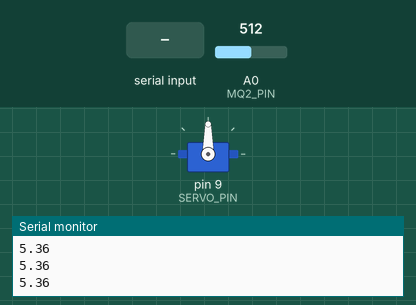
This sketch was run on a simulated Arduino Uno, built with avr-gcc and run on an emulated ATmega328P. Parts: servo, the last lines printed to the serial monitor. The test bench sets the inputs (shaded band); at power-on: A0 (MQ2_PIN) = 512.

Above: at 5.7 s.
5.8 s: "fire\n" received over Serial
At 6.29 s:
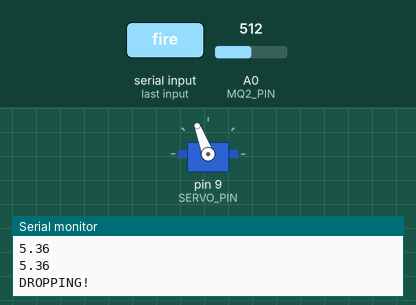
At 9.1 s:
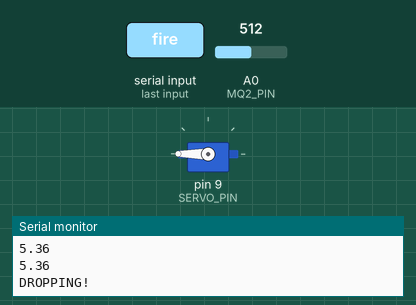
Timing chart, 0 to 16.3 s (numbered marks = the images above; inputs shaded):
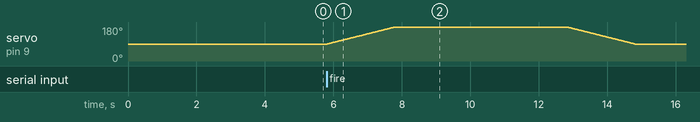

Measured:
- after the input at 5.8 s, servo on pin 9 (SERVO_PIN): rises from 90° to 180° in 2.0 s, then falls to 90° in 7.0 s

The sketch:

arduino_servo_gas.ino
```cpp
/*
 * 서보 제어 + MQ-2 가스 센서
 * Arduino Uno/Nano
 *
 * 연결:
 * - 서보 Signal → D9
 * - 서보 VCC/GND → 5V/GND (또는 외부 전원)
 * - MQ-2 VCC/GND → 5V/GND
 * - MQ-2 AOUT → A0
 *
 * 기능:
 * 1. MQ-2 가스 센서 값을 10Hz로 시리얼 전송
 * 2. 'fire' 명령 수신 시 서보 투하 동작
 */

#include <Servo.h>

// === 핀 설정 ===
const int SERVO_PIN = 9;       // 서보 모터
const int MQ2_PIN = A0;        // MQ-2 가스 센서

// === 서보 객체 ===
Servo dropServo;

// === 서보 각도 ===
const int SERVO_CLOSE = 90;    // 닫힌 상태
const int SERVO_OPEN = 180;    // 열린 상태 (투하)

// === MQ-2 설정 ===
const float VCC = 5.0;
const float RL = 10.0;         // 부하 저항 (kΩ)
float Ro = 10.0;               // 센서 베이스 저항

// === 시리얼 명령 ===
String inputString = "";
bool commandReceived = false;

// === 타이밍 ===
unsigned long lastSensorRead = 0;
const long SENSOR_INTERVAL = 100;  // 10Hz (100ms)

void setup() {
  Serial.begin(9600);

  // 서보 초기화
  dropServo.attach(SERVO_PIN);
  dropServo.write(SERVO_CLOSE);

  // MQ-2 핀 설정
  pinMode(MQ2_PIN, INPUT);

  Serial.println("Servo + MQ-2 Ready!");
  Serial.println("Commands: 'fire' = drop servo");

  // MQ-2 캘리브레이션 (간단 버전)
  delay(2000);
  Ro = calibrateSensor();
  Serial.print("MQ-2 Ro = ");
  Serial.println(Ro);
}

void loop() {
  // === 1. 시리얼 명령 처리 ===
  while (Serial.available()) {
    char inChar = (char)Serial.read();

    if (inChar == '\n' || inChar == '\r') {
      inputString.trim();

      if (inputString == "fire") {
        commandReceived = true;
      }
      inputString = "";
    } else {
      inputString += inChar;
    }
  }

  // === 2. 서보 동작 ===
  if (commandReceived) {
    Serial.println("DROPPING!");
    moveServoOnce();
    commandReceived = false;
  }

  // === 3. MQ-2 센서 읽기 (10Hz) ===
  unsigned long currentMillis = millis();
  if (currentMillis - lastSensorRead >= SENSOR_INTERVAL) {
    lastSensorRead = currentMillis;

    float ppm = readMQ2();
    Serial.println(ppm);  // ppm 값만 전송
  }
}

// === 서보 동작 함수 ===
void moveServoOnce() {
  // 90도 → 180도 (2초 동안)
  for (int pos = SERVO_CLOSE; pos <= SERVO_OPEN; pos++) {
    dropServo.write(pos);
    delay(2000 / 90);
  }

  delay(2000);  // 180도에서 대기
  delay(3000);  // 추가 대기

  // 180도 → 90도 (2초 동안 복귀)
  for (int pos = SERVO_OPEN; pos >= SERVO_CLOSE; pos--) {
    dropServo.write(pos);
    delay(2000 / 90);
  }

  Serial.println("DONE");
}

// === MQ-2 읽기 함수 ===
float readMQ2() {
  int rawValue = analogRead(MQ2_PIN);

  // ADC → 전압
  float voltage = rawValue * (VCC / 1023.0);

  // 전압 → 센서 저항
  if (voltage == 0) return 0;
  float Rs = ((VCC - voltage) / voltage) * RL;

  // Rs/Ro 비율
  float ratio = Rs / Ro;
  if (ratio <= 0) return 0;

  // 비율 → ppm (근사식)
  float ppm = 613.9 * pow(ratio, -2.074);

  // 유효 범위 제한
  if (ppm < 0) ppm = 0;
  if (ppm > 10000) ppm = 10000;

  return ppm;
}

// === MQ-2 캘리브레이션 ===
float calibrateSensor() {
  const float RO_CLEAN_AIR = 9.83;
  float total = 0;
  int samples = 50;

  for (int i = 0; i < samples; i++) {
    int rawValue = analogRead(MQ2_PIN);
    float voltage = rawValue * (VCC / 1023.0);
    if (voltage > 0) {
      float Rs = ((VCC - voltage) / voltage) * RL;
      total += Rs;
    }
    delay(50);
  }

  float avgRs = total / samples;
  return avgRs / RO_CLEAN_AIR;
}
```
